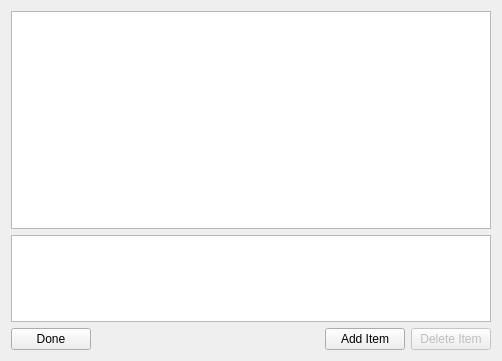
<?xml version="1.0" encoding="UTF-8"?>
<ui version="4.0">
 <class>ItemManagerDialog</class>
 <widget class="CSDialog" name="ItemManagerDialog">
  <property name="geometry">
   <rect>
    <x>0</x>
    <y>0</y>
    <width>502</width>
    <height>361</height>
   </rect>
  </property>
  <property name="windowTitle">
   <string>Item Manager</string>
  </property>
  <layout class="QVBoxLayout" name="verticalLayout_2">
   <item>
    <layout class="QVBoxLayout" name="verticalLayout" stretch="75,30,5">
     <item>
      <widget class="QListWidget" name="lbItems">
       <property name="showDropIndicator" stdset="0">
        <bool>false</bool>
       </property>
       <property name="movement">
        <enum>QListView::Static</enum>
       </property>
       <property name="viewMode">
        <enum>QListView::IconMode</enum>
       </property>
      </widget>
     </item>
     <item>
      <widget class="QTableWidget" name="tItemProps">
       <attribute name="horizontalHeaderVisible">
        <bool>false</bool>
       </attribute>
       <attribute name="horizontalHeaderStretchLastSection">
        <bool>true</bool>
       </attribute>
       <attribute name="verticalHeaderVisible">
        <bool>false</bool>
       </attribute>
       <column>
        <property name="text">
         <string>Property</string>
        </property>
       </column>
       <column>
        <property name="text">
         <string>Value</string>
        </property>
       </column>
      </widget>
     </item>
     <item>
      <layout class="QHBoxLayout" name="horizontalLayout">
       <item>
        <widget class="QPushButton" name="bDone">
         <property name="text">
          <string>Done</string>
         </property>
        </widget>
       </item>
       <item>
        <spacer name="horizontalSpacer">
         <property name="orientation">
          <enum>Qt::Horizontal</enum>
         </property>
         <property name="sizeHint" stdset="0">
          <size>
           <width>40</width>
           <height>20</height>
          </size>
         </property>
        </spacer>
       </item>
       <item>
        <widget class="QPushButton" name="bAdd">
         <property name="text">
          <string>Add Item</string>
         </property>
        </widget>
       </item>
       <item>
        <widget class="QPushButton" name="bDelete">
         <property name="enabled">
          <bool>false</bool>
         </property>
         <property name="text">
          <string>Delete Item</string>
         </property>
        </widget>
       </item>
      </layout>
     </item>
    </layout>
   </item>
  </layout>
 </widget>
 <layoutdefault spacing="6" margin="11"/>
 <customwidgets>
  <customwidget>
   <class>CSDialog</class>
   <extends>QWidget</extends>
   <header>csdialog.h</header>
   <container>1</container>
  </customwidget>
 </customwidgets>
 <resources/>
 <connections/>
</ui>
